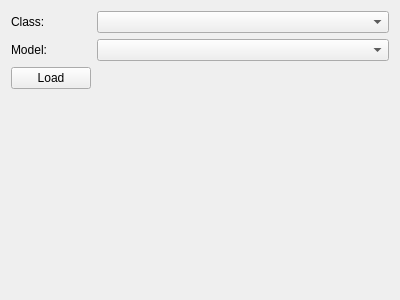
<?xml version="1.0" encoding="UTF-8"?>
<ui version="4.0">
 <class>ModelConfigurationWizardPage</class>
 <widget class="QWizardPage" name="ModelConfigurationWizardPage">
  <property name="geometry">
   <rect>
    <x>0</x>
    <y>0</y>
    <width>400</width>
    <height>300</height>
   </rect>
  </property>
  <property name="windowTitle">
   <string>Model Configuration Page</string>
  </property>
  <property name="title">
   <string>Model configuration</string>
  </property>
  <property name="subTitle">
   <string/>
  </property>
  <layout class="QFormLayout" name="formLayout">
   <item row="0" column="0">
    <widget class="QLabel" name="modelClassLabel">
     <property name="text">
      <string>Class:</string>
     </property>
    </widget>
   </item>
   <item row="0" column="1">
    <widget class="QComboBox" name="modelClassComboBox"/>
   </item>
   <item row="1" column="0">
    <widget class="QLabel" name="modelLabel">
     <property name="text">
      <string>Model:</string>
     </property>
    </widget>
   </item>
   <item row="1" column="1">
    <widget class="QComboBox" name="modelComboBox"/>
   </item>
   <item row="2" column="0">
    <widget class="QPushButton" name="loadModelPushButton">
     <property name="text">
      <string>Load</string>
     </property>
    </widget>
   </item>
  </layout>
 </widget>
 <resources/>
 <connections>
  <connection>
   <sender>loadModelPushButton</sender>
   <signal>clicked()</signal>
   <receiver>ModelConfigurationWizardPage</receiver>
   <slot>onLoadModel()</slot>
   <hints>
    <hint type="sourcelabel">
     <x>46</x>
     <y>101</y>
    </hint>
    <hint type="destinationlabel">
     <x>199</x>
     <y>149</y>
    </hint>
   </hints>
  </connection>
 </connections>
 <slots>
  <slot>onLoadModel()</slot>
 </slots>
</ui>
